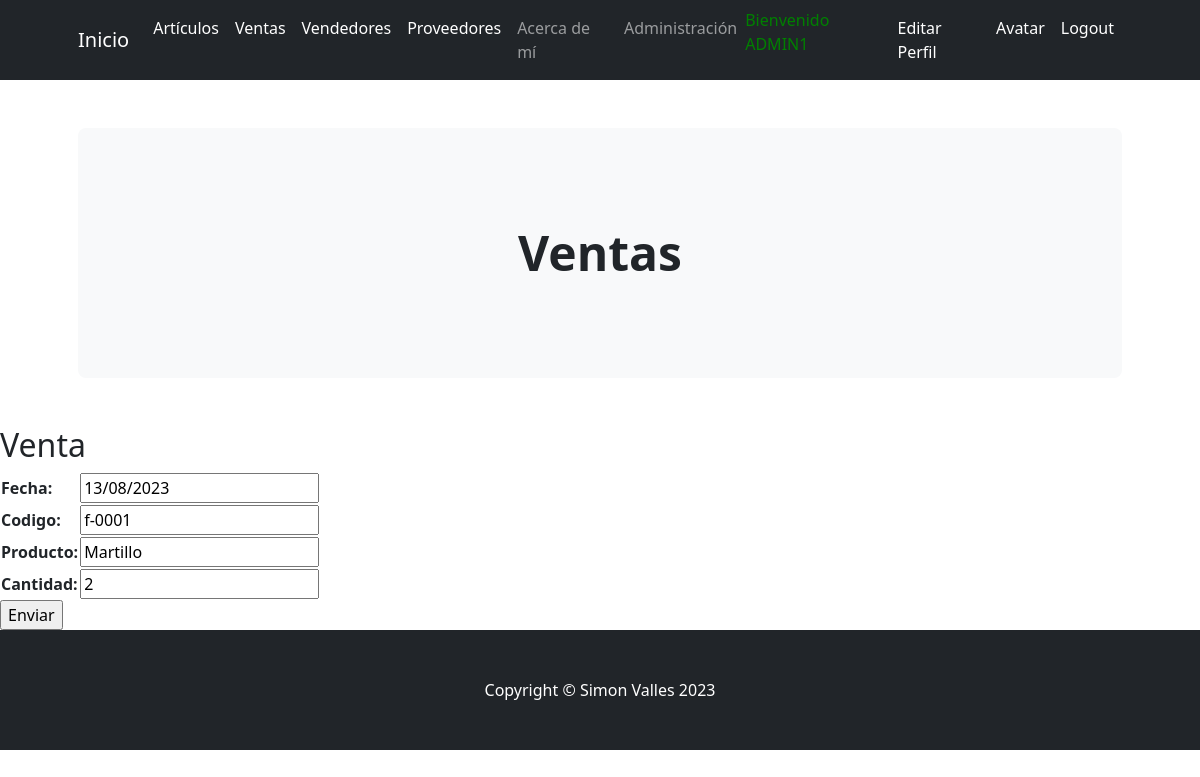
The app's page /aplicacion/update_venta/1/ (signed in) with its own data.
### aplicacion/models.py (models this page shows, shortened)
class Ventas(models.Model):
    fecha = models.DateField()
    codigo = models.CharField(max_length=50)
    producto = models.CharField(max_length=50)
    cantidad = models.IntegerField()

### aplicacion/views.py (the view)
# urls.py: path('update_venta/<int:pk>/', VentaUpdate.as_view(), name="update_venta"),
class VentaUpdate(LoginRequiredMixin, UpdateView):
    model = Ventas
    fields = ['fecha', 'codigo', 'producto', 'cantidad']
    success_url = reverse_lazy('ventas')

### aplicacion/templates/aplicacion/ventas_form.html (shortened to what this page needs)
{% extends 'aplicacion/base.html' %}
{% load static %}
{% block cabecera %}Ventas{% endblock cabecera %}
{% block contenido %}
    <h2>Venta</h2>
    <form action="" method="POST">
        <table>
            {{ form.as_table }}
        </table>
        <input type="submit" value="Enviar">
    </form>
{% endblock contenido %}

### aplicacion/templates/aplicacion/base.html (shortened to what this page needs)
<!DOCTYPE html>
<html lang="en">
    <head>
        {% load static %}
        <link href="https://cdn.jsdelivr.net/npm/bootstrap-icons@1.4.1/font/bootstrap-icons.css" rel="stylesheet" />
        <link rel="stylesheet" href="https://cdnjs.cloudflare.com/ajax/libs/font-awesome/6.4.0/css/all.min.css">
        <link href="{% static 'aplicacion/css/styles.css' %}" rel="stylesheet" />
    </head>
    <body>
        <nav class="navbar navbar-expand-lg navbar-dark bg-dark">
            <div class="container px-lg-5">
                <a class="navbar-brand" href="{% url 'inicio' %}">Inicio</a>
                <div class="collapse navbar-collapse" id="navbarSupportedContent">
                    <ul class="navbar-nav ms-auto mb-2 mb-lg-0">
                {% if user.is_authenticated %}
                        <li class="nav-item"><a class="nav-link active" aria-current="page" href="{% url 'articulos' %}">Artículos</a></li>
                        <li class="nav-item"><a class="nav-link active" aria-current="page" href="{% url 'ventas' %}">Ventas</a></li>
                        <li class="nav-item"><a class="nav-link active" aria-current="page" href="{% url 'vendedores' %}">Vendedores</a></li>
                        <li class="nav-item"><a class="nav-link active" aria-current="page" href="{% url 'proveedores' %}">Proveedores</a></li>
                        <li class="nav-item"><a class="nav-link" href="{% url 'about' %}">Acerca de mí</a></li>
                        <li class="nav-item"><a class="nav-link" aria-current="page" href="{% url 'admin:index' %}">Administración</a></li>
                        <p style="color:green">Bienvenido {{ user.username|upper}}</p>
                        <li class="nav-item"><a class="nav-link active" aria-current="page" href="{% url 'editar_perfil' %}">Editar Perfil</a></li>
                        <li class="nav-item"><a class="nav-link active" aria-current="page" href="{% url 'agregar_avatar' %}">Avatar</a></li>
                        <li class="nav-item"><a class="nav-link active" aria-current="page" href="{% url 'logout' %}">Logout</a></li>
                {% else %}
                        <li class="nav-item"><a class="nav-link active" aria-current="page" href="{% url 'register' %}">Registrarse</a></li>
                        <li class="nav-item"><a class="nav-link active" aria-current="page" href="{% url 'login' %}">Login</a></li>
                {% endif %}
                    </ul>
                </div>
            </div>
        </nav>
        <header class="py-5">
            <div class="container px-lg-5">
                <div class="p-4 p-lg-5 bg-light rounded-3 text-center">
                    <div class="m-4 m-lg-5">
                        <h1 class="display-5 fw-bold">
                            {% block cabecera %}{% endblock cabecera %}
                        </h1>
                    </div>
                </div>
            </div>
        </header>
        {% block contenido %}{% endblock contenido %}
        {% if user.is_authenticated %}
        <footer class="py-5 bg-dark">
            <div class="container"><p class="m-0 text-center text-white">Copyright &copy; Simon Valles 2023</p></div>
        </footer>
        {% endif %}
    </body>
</html>

### records on screen
Ventas: fecha "13/08/2023", codigo "f-0001", producto "Martillo", cantidad "2"

### other values on screen
{{ user.username|upper }} "ADMIN1"
